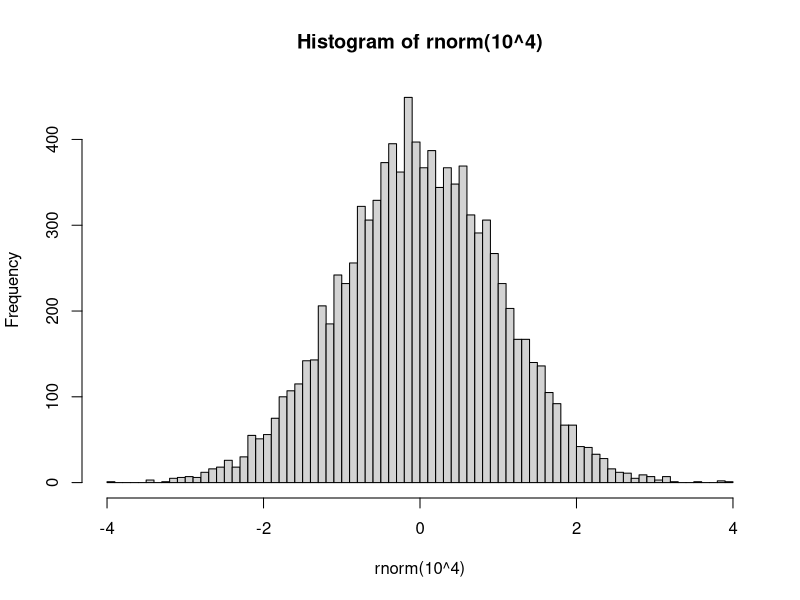

Reproduce this figure in R. (Note: this script raises an error after producing the figure.)
## ---- chunk 1
R.v.maj <- as.numeric(R.version$major)
R.v.min.1 <- as.numeric(strsplit(R.version$minor, "\\.")[[1]][1])
if(R.v.maj < 2 || (R.v.maj == 2 && R.v.min.1 < 15))
  stop("requires R >= 2.15", call.=FALSE)

suppressPackageStartupMessages(library(knitr))
opts_chunk$set(echo=TRUE, warning=TRUE, message=TRUE, cache=FALSE)#, fig.width=12, fig.height=8, fig.path=figures/")

## suppressPackageStartupMessages(library(MASS))

options(digits=3)
seed <- 1859; set.seed(seed)
## ---- chunk 2
hist(rnorm(10^4), breaks="FD")
## ---- chunk 3
knitr::kable(mtcars[1:5,])
## ---- chunk 4
if(Sys.info()["user"] == "tflutre"){
  work.dir <- "~/src/tuto-reproducible-research/project1"
} else if(Sys.info()["user"] == "<your_collaborator>"){
  work.dir <- "C:/Documents/tuto-reproducible-research/project1"
}
stopifnot(file.exists(work.dir))
data.dir <- paste0(work.dir, "/data")
stopifnot(file.exists(data.dir))
code.dir <- paste0(work.dir, "/code")
stopifnot(file.exists(code.dir))
## source(paste0(code.dir, "/utils_project1.R"))
## ---- chunk 5
print(sessionInfo(), locale=FALSE)
